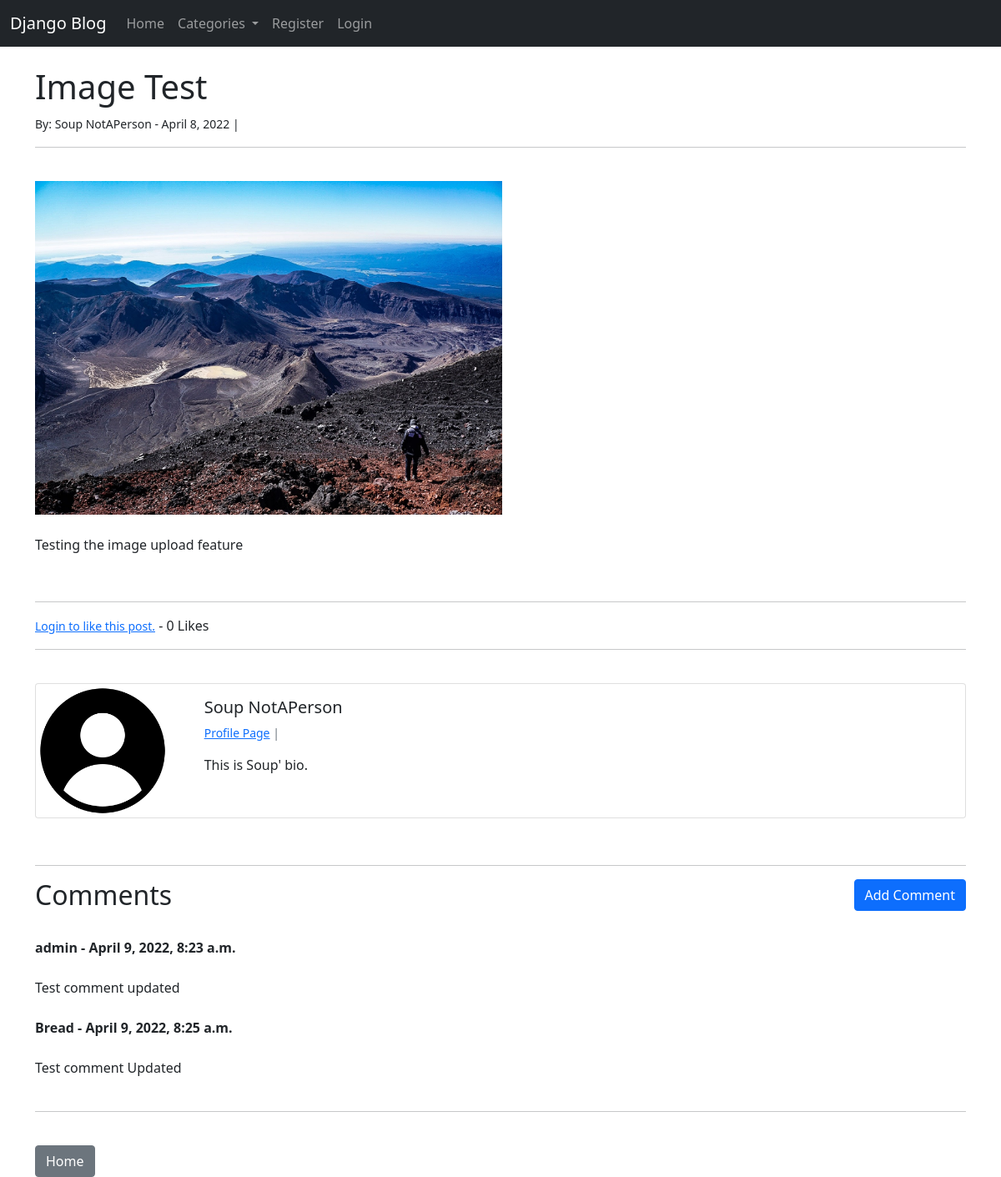
The app's page /article/21, older data.
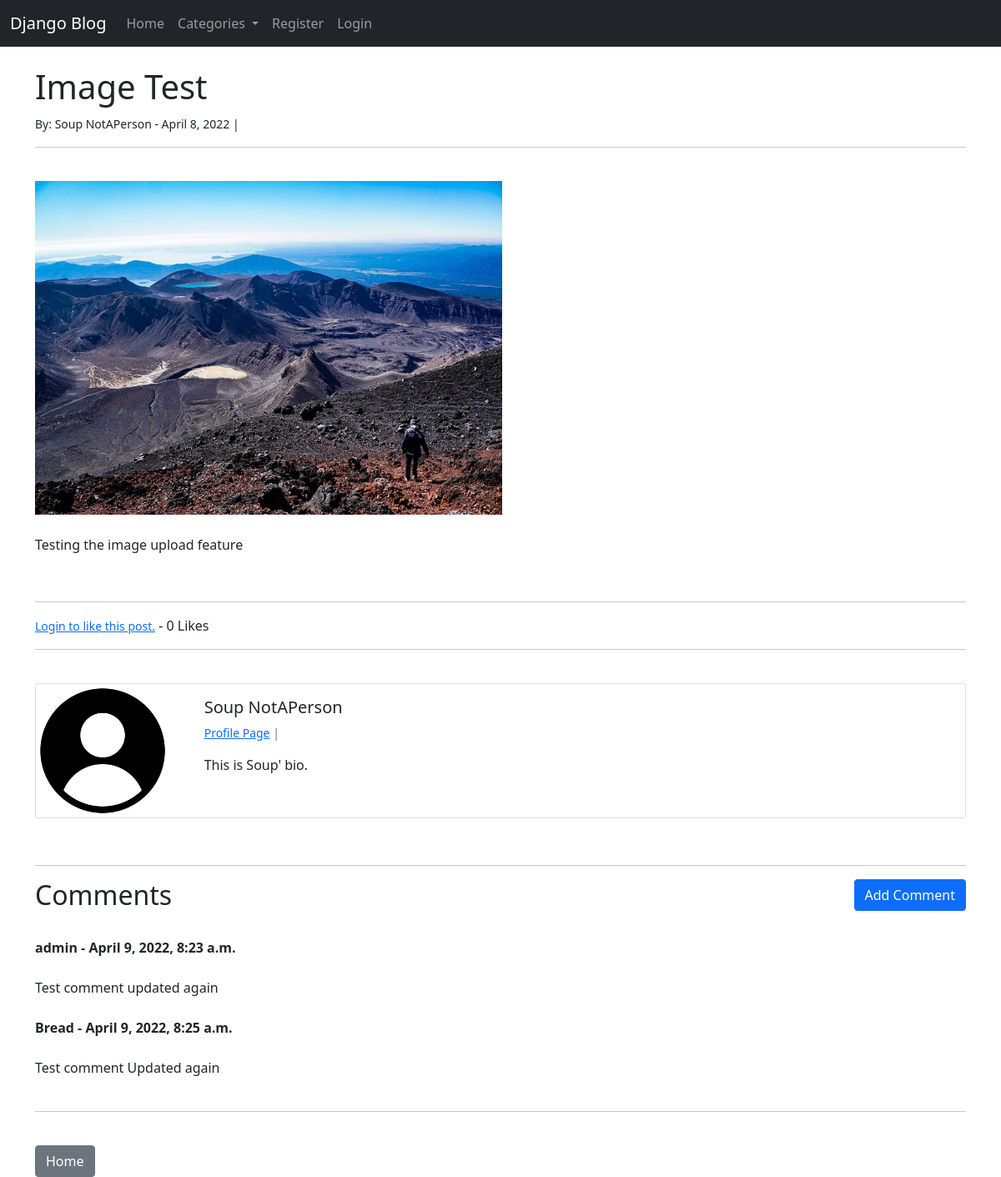
The same page, newer data.
### theblog/models.py (models this page shows, shortened)
class Post(models.Model):
    title = models.CharField(max_length=255)
    header_image = models.ImageField(null=True, blank=True, upload_to='images/')
    author = models.ForeignKey(User, on_delete=models.CASCADE)
    body = RichTextField(blank='True', null=True)
    post_date = models.DateField(auto_now_add=True)
    category = models.CharField(max_length=255, default='unspecified')
    likes = models.ManyToManyField(User, related_name='blog_posts')
    snippet = models.CharField(max_length=255,)
    def total_likes(self):
        return self.likes.count()

class Profile(models.Model):
    user = models.OneToOneField(User, null=True, on_delete=models.CASCADE)
    bio = models.TextField()
    profile_pic = models.ImageField(null=True, blank=True, upload_to='images/profile/')
    website_url= models.CharField(max_length=255, null=True, blank=True)
    facebook_url= models.CharField(max_length=255, null=True, blank=True)
    twitter_url= models.CharField(max_length=255, null=True, blank=True)
    instagram_url= models.CharField(max_length=255, null=True, blank=True)
    github_url= models.CharField(max_length=255, null=True, blank=True)

class Comment(models.Model):
    post = models.ForeignKey(Post, on_delete=models.CASCADE, related_name='comments')
    user = models.ForeignKey(User, on_delete=models.CASCADE)
    body = models.TextField()
    date_added = models.DateTimeField(auto_now_add=True)

### theblog/views.py (the view)
# urls.py: path('article/<int:pk>', ArticleDetailView.as_view(), name='article-detail'),
class ArticleDetailView(DetailView):
    model = Post
    template_name = 'article_details.html'
    def get_context_data(self, *args, **kwargs):
        cat_menu = Category.objects.all().order_by('name')
        context = super(ArticleDetailView, self).get_context_data(*args, **kwargs)
        current_post = get_object_or_404(Post, id=self.kwargs['pk'])
        total_likes = current_post.total_likes()
        liked = False
        if current_post.likes.filter(id=self.request.user.id).exists():
            liked = True
        context["cat_menu"] = cat_menu
        context["total_likes"] = total_likes
        context["liked"] = liked
        return context

### theblog/models.py (called while the page is built)
    def __str__(self):
        return self.name

### theblog/templates/article_details.html (shortened to what this page needs)
{% extends 'base.html' %}
{% load static %}
{% block content %}
<h1>{{ post.title }}</h1>
<small>
    By: {{ post.author.first_name }} {{ post.author.last_name }} -
    {{ post.post_date }} |
</small><br>
<hr>
<br>
{% if post.header_image %}
<img src= "{{ post.header_image.url }}" style="width: 35rem; height: 25rem;">
<br><br>
{% endif %}
{{ post.body|safe }}
<br>
<hr>
<form action="{% url 'like_post' post.pk %}" method="POST">
    {% if user.is_authenticated %}
        {% if liked %}
            <button type="submit" name="post_id" value="{{ post.id }}" class="btn btn-danger btn-sm">Unlike</button>
        {% else %}
            <button type="submit" name="post_id" value="{{ post.id }}" class="btn btn-primary btn-sm">Like</button>
        {% endif %}
    {% else %}
        <small> <a href="{% url 'login' %}"> Login to like this post.</a></small>
    {% endif %}
    - {{ total_likes }} Likes
</form>
<hr>
<br>
<div class="card mb-3">
    <div class="row g-0">
      <div class="col-md-2">
    {% if post.author.profile.profile_pic %}
        <img src="{{ post.author.profile.profile_pic.url }}" class="img-fluid" style="max-width: 10rem;">
    {% else %}
        <img src="{% static 'theblog/images/default_profile_pic.png' %}" class="img-fluid" style="max-width: 10rem;">
    {% endif %}
      </div>
      <div class="col-md-10">
        <div class="card-body">
          <h5 class="card-title">{{ post.author.first_name }} {{ post.author.last_name }}</h5>
            <p class="small text-muted">
                <a href="{% url 'show_profile_page' post.author.profile.id %}">Profile Page</a> |
            </p>
          <p class="card-text">{{ post.author.profile.bio }}</p>
        </div>
      </div>
    </div>
  </div>
  <br>
  <hr>
  <h2>Comments<a href="{% url 'add_comment' post.pk %}" class="btn btn-primary" style="float:right;">Add Comment</a></h2>
  <br>
  {% if not post.comments.all %}
      No Comments Yet <a href="{% url 'add_comment' post.pk %}">Add One</a>
  {% else %}
      {% for comment in post.comments.all %}
          <strong>{{ comment.user }} - {{ comment.date_added }}</strong>
        {% if user.is_authenticated %}
            {% if user.id == comment.user.id %}
                <small>
                    <a href="{% url 'edit_comment' comment.pk %}">[Edit]</a>
                    <a href="{% url 'delete_comment' comment.pk %}">[Delete]</a>
                </small><br>
            {% else %}
                <br>
            {% endif %}
        {% else %}
            <br>
        {% endif %}
          <br>
          {{ comment.body }}
          <br><br>
      {% endfor %}
  {% endif %}
  <hr>
  <br>
<a href="{% url 'home' %}" class="btn btn-secondary">Home</a>
{% endblock %}

### theblog/templates/base.html (shortened to what this page needs)
<!Doctype html>
<html lang="en">
  <head>
    <link href="https://cdn.jsdelivr.net/npm/bootstrap@5.1.3/dist/css/bootstrap.min.css" rel="stylesheet">
  </head>
  <body>
    <nav class="navbar navbar-expand-lg navbar-dark bg-dark">
        <div class="container-fluid">
          <a class="navbar-brand" href="{% url 'home' %}">Django Blog</a>
          <div class="collapse navbar-collapse" id="navbarSupportedContent">
            <ul class="navbar-nav me-auto mb-2 mb-lg-0">
              <li class="nav-item">
                <a href="{% url 'home' %}" class="nav-link">Home</a>
              </li>
              {% if cat_menu %}
              <li class="nav-item dropdown">
                <a class="nav-link dropdown-toggle" href="#" id="navbarDropdown" role="button" data-bs-toggle="dropdown" aria-expanded="false">
                  Categories
                </a>
              </li>
              {% else %}
                <li class="nav-item">
                  <a class="nav-link" href="{% url 'category-list' %}">Categories</a>
                </li>
              {% endif %}
              {% if user.is_authenticated %}
                <li class="nav-item">
                  <a class="nav-link" href="{% url 'add_post' %}">
                    Add Post</a>
                </li>
                <li class="nav-item">
                  <a class="nav-link" href="{% url 'add_category' %}">
                    Add Category</a>
                </li>
                <li class="nav-item dropdown">
                  <a class="nav-link dropdown-toggle" href="#" id="navbarDropdown" role="button" data-bs-toggle="dropdown" aria-expanded="false">
                    Profile
                  </a>
                  <ul class="dropdown-menu" aria-labelledby="navbarDropdown">
                    <li><a class="dropdown-item" href="{% url 'edit_profile' %}">Edit User Settings</a></li>
                    {% if user.profile.id %}
                      <li><a class="dropdown-item" href="{% url 'edit_profile_page' user.profile.id %}">Edit Profile Page</a></li>
                      <li><a class="dropdown-item" href="{% url 'show_profile_page' user.profile.id %}">Show Profile Page</a></li>
                    {% else %}
                      <li><a class="dropdown-item" href="{% url 'create_profile_page' %}">Create Profile Page</a></li>
                    {% endif %}
                  </ul>
                </li>
                <li class="nav-item">
                  <a class="nav-link" href="{% url 'logout' %}">
                    Logout</a>
                </li>
              {% else %}
                <li class="nav-item">
                  <a class="nav-link" href="{% url 'register' %}">Register</a>
                </li>
                <li class="nav-item">
                  <a class="nav-link" href="{% url 'login' %}">
                    Login</a>
                </li>
              {% endif %}
            </ul>
          </div>
        </div>
      </nav>
    <br>
    <div class="container">
        {% block content %}
        {% endblock %}
    </div>
  </body>
</html>

Row changes from the older to the newer data that the page shows:
changed Comment "admin": body "Test comment updated" → "Test comment updated again"
changed Comment "Bread": body "Test comment Updated" → "Test comment Updated again"
